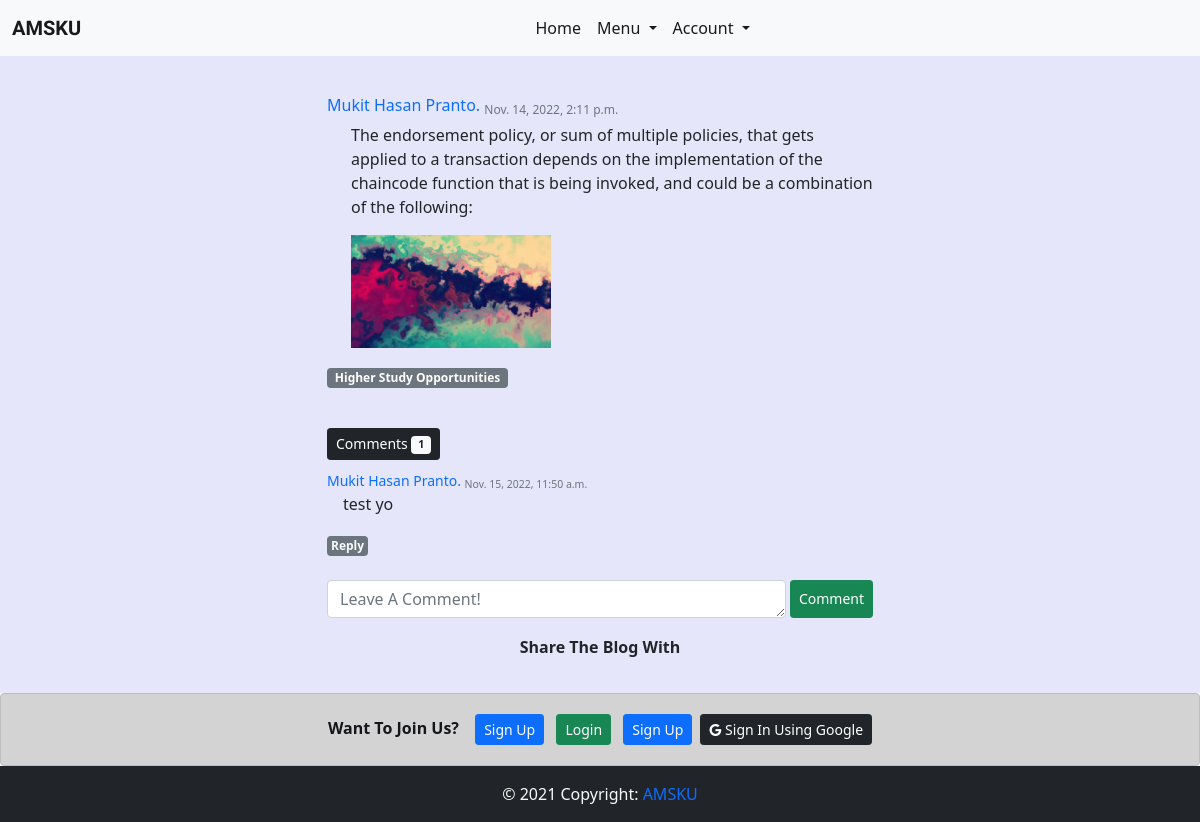
The app's page /blog/details/2/ with its own data.
### blog/models.py (models this page shows, shortened)
class Post(models.Model):
    tag_list=['Job Circular','Higher Study Opportunities','Publications','Achievements','Educational Blog']
    Tag_Choices = []
    for x in tag_list:
        Tag_Choices.append((x,x))
    author = models.ForeignKey('home.Alumni_Profile',on_delete=models.CASCADE)
    body = RichTextUploadingField()
    created_on = models.DateTimeField(auto_now_add=True)
    last_modified = models.DateTimeField(auto_now=True)
    tag = models.CharField(max_length=30,choices=Tag_Choices)

class Comment(models.Model):
    author = models.ForeignKey('home.Alumni_Profile',on_delete=models.CASCADE)
    body = models.TextField()
    created_on = models.DateTimeField(auto_now_add=True)
    last_modified = models.DateTimeField(auto_now=True)
    post = models.ForeignKey('Post', on_delete=models.CASCADE)

### home/models.py (models this page shows)
class Alumni_Profile(models.Model):
    discipline_list = ['Architecture','CSE','ECE','Math','URP','Physics','Chemistry','Stat','Pharmacy','BGE','FWT','FMRT','Agrotechnology','ES','SWE','BAD','HRM','DP','PM','DS','History','English','Bangla','IER','Sculpture','Econ','Sociology','MCJ','Law']
    Discipline_Choices = []
    for x in discipline_list:
        Discipline_Choices.append((x,x))
    Id_Choices = []
    for x in range(1,51):
        Id_Choices.append((str(x),str(x)))
    Batch_Choices = []
    for x in range(1991,2019):
        Batch_Choices.append((str(x),str(x)))
    job_list=['Agriculture','Architecture and Construction','Business Management and Administration','Education','Finance','Food','Government and Public Administration','Health Science','Human Services','Law, Public Safety, Corrections and Security','Manufacturing','Marketing, Sales and Service','Natural Resources','Science, Technology and Engineering','Other']
    Job_Choices = []
    for x in job_list:
        Job_Choices.append((x,x))
    country_list = ["Afghanistan","Albania","Algeria","Andorra","Angola","Anguilla","Antigua &amp; Barbuda","Argentina","Armenia","Aruba","Australia","Austria","Azerbaijan","Bahamas","Bahrain","Bangladesh","Barbados","Belarus","Belgium","Belize","Benin","Bermuda","Bhutan","Bolivia","Bosnia &amp; Herzegovina","Botswana","Brazil","British Virgin Islands","Brunei","Bulgaria","Burkina Faso","Burundi","Cambodia","Cameroon","Cape Verde","Cayman Islands","Chad","Chile","China","Colombia","Congo","Cook Islands","Costa Rica","Cote D Ivoire","Croatia","Cruise Ship","Cuba","Cyprus","Czech Republic","Denmark","Djibouti","Dominica","Dominican Republic","Ecuador","Egypt","El Salvador","Equatorial Guinea","Estonia","Ethiopia","Falkland Islands","Faroe Islands","Fiji","Finland","France","French Polynesia","French West Indies","Gabon","Gambia","Georgia","Germany","Ghana","Gibraltar","Greece","Greenland","Grenada","Guam","Guatemala","Guernsey","Guinea","Guinea Bissau","Guyana","Haiti","Honduras","Hong Kong","Hungary","Iceland","India","Indonesia","Iran","Iraq","Ireland","Isle of Man","Israel","Italy","Jamaica","Japan","Jersey","Jordan","Kazakhstan","Kenya","Kuwait","Kyrgyz Republic","Laos","Latvia","Lebanon","Lesotho","Liberia","Libya","Liechtenstein","Lithuania","Luxembourg","Macau","Macedonia","Madagascar","Malawi","Malaysia","Maldives","Mali","Malta","Mauritania","Mauritius","Mexico","Moldova","Monaco","Mongolia","Montenegro","Montserrat","Morocco","Mozambique","Namibia","Nepal","Netherlands","Netherlands Antilles","New Caledonia","New Zealand","Nicaragua","Niger","Nigeria","Norway","Oman","Pakistan","Palestine","Panama","Papua New Guinea","Paraguay","Peru","Philippines","Poland","Portugal","Puerto Rico","Qatar","Reunion","Romania","Russia","Rwanda","Saint Pierre &amp; Miquelon","Samoa","San Marino","Satellite","Saudi Arabia","Senegal","Serbia","Seychelles","Sierra Leone","Singapore","Slovakia","Slovenia","South Africa","South Korea","Spain","Sri Lanka","St Kitts &amp; Nevis","St Lucia","St Vincent","St. Lucia","Sudan","Suriname","Swaziland","Sweden","Switzerland","Syria","Taiwan","Tajikistan","Tanzania","Thailand","Timor L'Este","Togo","Tonga","Trinidad &amp; Tobago","Tunisia","Turkey","Turkmenistan","Turks &amp; Caicos","Uganda","Ukraine","United Arab Emirates","United Kingdom","Uruguay","Uzbekistan","Venezuela","Vietnam","Virgin Islands (US)","Yemen","Zambia","Zimbabwe"]
    Country_Choices = []
    for x in country_list:
        Country_Choices.append((x,x))
    full_name = models.CharField(max_length=255)
    image = models.FileField(upload_to='profile_pic/')
    certificate = models.FileField(upload_to='certificate/')
    discipline = models.CharField(max_length=255,choices=Discipline_Choices)
    student_id = models.CharField(max_length=10)
    batch = models.CharField(max_length=50,choices=Batch_Choices)
    job_type = models.CharField(max_length=50,blank=True)
    job_position = models.CharField(max_length=60,blank=True)
    company_name = models.CharField(max_length=60,blank=True)
    higher_study = models.CharField(max_length=60,blank=True)
    present_address = models.CharField(max_length=60)
    present_country = models.CharField(max_length=60,choices=Country_Choices)
    parmanent_address = models.CharField(max_length=60)
    mobile = models.CharField(max_length=60)
    facebook = models.URLField(max_length=60,blank=True)
    linkdin = models.URLField(max_length=60,blank=True)
    about_me = models.TextField(blank=True)
    is_verified = models.BooleanField(default=False)
    user = models.OneToOneField(settings.AUTH_USER_MODEL, on_delete=models.CASCADE,related_name="alumni_profile")
    def __str__(self):
        return self.full_name

### blog/views.py (the view)
# urls.py: path('details/<int:id>/',post_detials,name='post_details'),
def post_detials(request,id):
    post = Post.objects.get(id=id)
    form = PostForm(instance = post)
    comment_form = CommentForm()
    comments = post.comment_set.all()
    print(comments)
    context = {
        'post':post,
        'form':form,
        'c_form': comment_form,
    }
    return render(request,'blog/detail.html',context)

### blog/forms.py
class PostForm(forms.ModelForm):
    class Meta:
        model = Post
        fields = [
            'body',
            'tag',
        ]
        labels = {
            'body': '',
            'tag': 'Tag (Please Select A Tag):'
        }
    def __init__(self, *args, **kwargs):
        super().__init__(*args, **kwargs)
        for field in iter(self.fields):
            self.fields[field].widget.attrs.update({
            'class': 'form-control mb-1'})

class CommentForm(forms.ModelForm):
    class Meta:
        model = Comment
        fields = [
            "body",
        ]
        widgets = {
            'body': forms.Textarea(attrs={'rows':1,'class':'form-control','placeholder':'Leave A Comment!','id':'comment_reply'}),
        }
        labels = {
            "body": "",
        }

### home/context_processors.py (called while the page is built)
def add_variable_to_context(request):
    current_news_letter = News_Letter.objects.all().order_by('-start_date').first()
    return {
        'current_newsletter':current_news_letter,
    }

### templates/blog/detail.html (shortened to what this page needs)
{% extends 'base.html' %}
{% load social_share %}
{% block content %}
<div class="row justify-content-center align-items-center">
    <div class="col-sm-6">
        <h6 class='text-primary mt-3'><a class='text-decoration-none' href={% url 'home:profile_view' post.author.user.id %}>{{post.author}}</a> <sub class='text-muted'>{{post.created_on}} </sub></h6>
        <div class="ps-4">
            {{post.body|safe}}
        </div>
        <p class='badge bg-secondary'>{{post.tag}}</p>
        <br>
        <br>
        <button class='btn btn-dark btn-sm'>Comments <span class='badge bg-light text-dark'>{{post.comment_set.count}}</span></button>
        <div class="py-2">
        {% for comment in  post.comment_set.all %}
        <small class='text-primary mt-3'><a class='text-decoration-none' href={% url 'home:profile_view' comment.author.user.id %}>{{comment.author}}</a> <sub class='text-muted'>{{comment.created_on}} </sub></small>
        <p class='ms-3'>{{comment.body}}</p>
        <p class="badge bg-secondary p-1"><a href="#comment_reply" onclick="reply_comment('{{comment.author}}')" class='text-decoration-none text-light'>Reply</a></p>
        <br>
        {% endfor %}
        </div>
        <form action={% url 'blog:create_comment' post.id %} method="post">
            <div class="d-flex">
                {{c_form}}
            <button type='submit' class="btn btn-success btn-sm ms-1">Comment</button>
            </div>
        </form>
        <div class="d-flex justify-content-center pt-3">
            <h6 class='p-1 fw-bold'>Share The Blog With</h6>
        </div>
    </div>
</div>
{% endblock content %}

### templates/base.html (style rules this page uses)
* { padding: 0; margin: 0; }

### records on screen
Post: author "Mukit Hasan Pranto.", created_on "Nov. 14, 2022, 2:11 p.m.", body "The endorsement policy, or sum of multiple policies, that gets applied to a transaction depends on the implementation of the chaincode function that is being invoked, and could be a combination of the following:", body (picture), tag "Higher Study Opportunities", comment_set.count "1"
Comment: author "Mukit Hasan Pranto.", created_on "Nov. 15, 2022, 11:50 a.m.", body "test yo"
